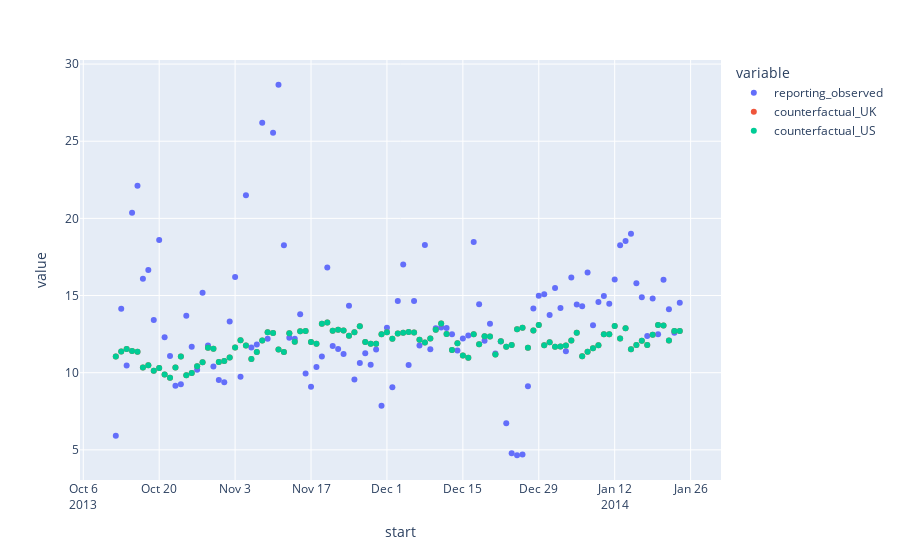

Notebook cell for this chart:
### Markdown cell above
## How do these changes affect EEMeter?
- The changes to EEMeter daily do not affect EEMeter, so each kWh can be considered identical wherever EEMeter daily is used. 

### EEMeter daily: comparison.

### Code cell
import pandas as pd
import plotly.express as px
import matplotlib.pyplot as plt

elec, temperature_data, metadata = eemeter.load_sample('uk-electricity-hdd-only-hourly-sample-1', tempF=False) #need to demonstrate how to load samples
gas=None
# convert from degC to degF
temperature_data_degF = 32 + (temperature_data * 1.8)

blackout_start_date = elec.dropna().index.min() + pd.Timedelta(days=365)
blackout_end_date = blackout_start_date

# Run two studies, one in the UK with degC and one in the US with degF
elec_daily = eemeter.format_energy_data_for_eemeter(elec, method='daily')
metered_savings_UK = eemeter.eemeter_daily(
    gas, elec_daily, temperature_data, blackout_start_date, blackout_end_date, region="UK"
)
metered_savings_US = eemeter.eemeter_daily(
    gas, elec_daily, temperature_data_degF, blackout_start_date, blackout_end_date, region="USA"
)

# Get the required data into a single DataFrame and then plot it
metered_savings = metered_savings_US[["reporting_observed", "counterfactual_usage"]]
metered_savings = metered_savings.rename(columns={"counterfactual_usage": "counterfactual_US"})
metered_savings["counterfactual_UK"] = metered_savings_UK["counterfactual_usage"]
metered_savings["US_UK_diff"] = metered_savings["counterfactual_US"] - metered_savings["counterfactual_UK"]

fig = px.scatter(metered_savings, y=["reporting_observed", "counterfactual_UK", "counterfactual_US"])
fig.show()
plt.clf()

# Find the abs sum of all the diffs
print('The absolute difference between EEMeter daily outputs using the UK and US specifier is: ' + str(metered_savings["US_UK_diff"].abs().sum()))
